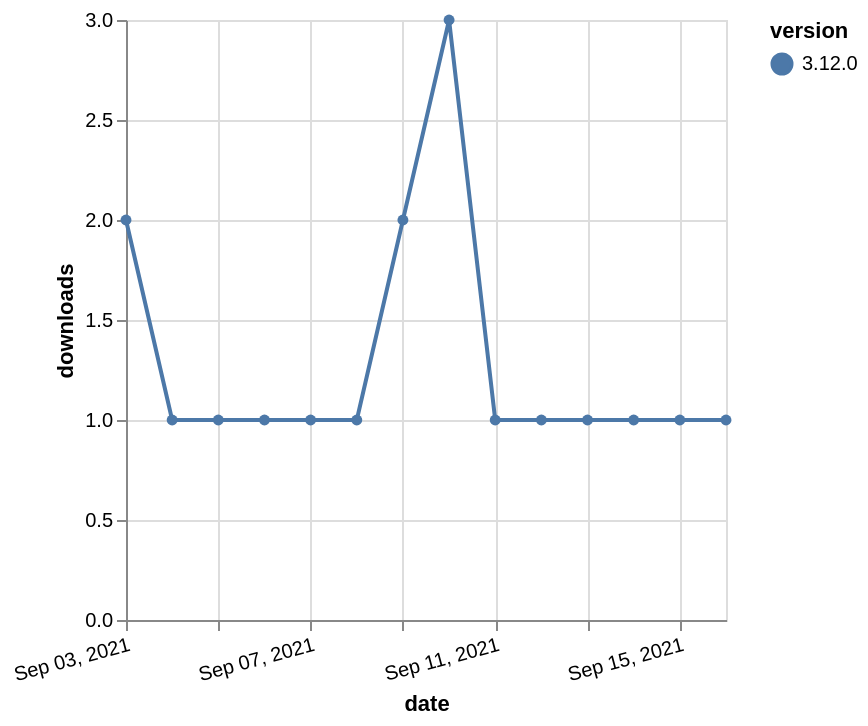

Source (Vega-Lite JSON):
### Vega-Lite specification from a JSON file in a GitHub repository (floating-point values rounded to 4 significant figures)
{"$schema": "https://vega.github.io/schema/vega-lite/v5.json", "description": "A simple bar chart with embedded data.", "data": {"values": [{"date": "2021-09-03", "total": 511, "delta": 2, "version": "3.12.0"}, {"date": "2021-09-04", "total": 512, "delta": 1, "version": "3.12.0"}, {"date": "2021-09-05", "total": 513, "delta": 1, "version": "3.12.0"}, {"date": "2021-09-06", "total": 514, "delta": 1, "version": "3.12.0"}, {"date": "2021-09-07", "total": 515, "delta": 1, "version": "3.12.0"}, {"date": "2021-09-08", "total": 516, "delta": 1, "version": "3.12.0"}, {"date": "2021-09-09", "total": 518, "delta": 2, "version": "3.12.0"}, {"date": "2021-09-10", "total": 521, "delta": 3, "version": "3.12.0"}, {"date": "2021-09-11", "total": 522, "delta": 1, "version": "3.12.0"}, {"date": "2021-09-12", "total": 523, "delta": 1, "version": "3.12.0"}, {"date": "2021-09-13", "total": 524, "delta": 1, "version": "3.12.0"}, {"date": "2021-09-14", "total": 525, "delta": 1, "version": "3.12.0"}, {"date": "2021-09-15", "total": 526, "delta": 1, "version": "3.12.0"}, {"date": "2021-09-16", "total": 527, "delta": 1, "version": "3.12.0"}]}, "width": "container", "mark": {"type": "line", "point": {"filled": true}}, "encoding": {"x": {"field": "date", "type": "temporal", "timeUnit": "yearmonthdate", "title": "date", "axis": {"labelAngle": -15}}, "y": {"field": "delta", "type": "quantitative", "title": "downloads"}, "color": {"field": "version", "type": "nominal"}, "tooltip": {"field": "delta"}}}
